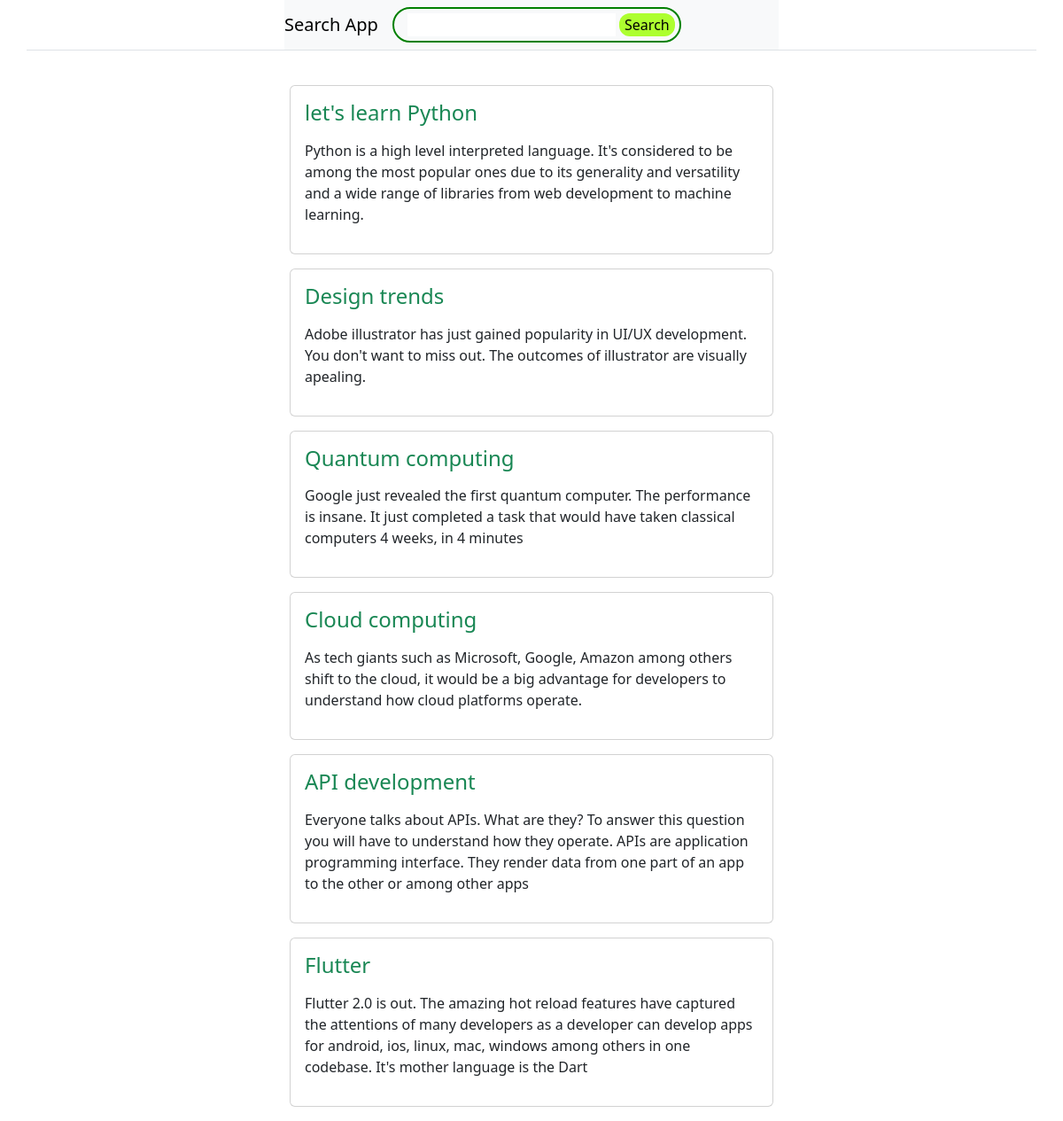
The page / on the database its author committed.
### core/models.py (models this page shows, shortened)
class Topic(models.Model):
    title = models.CharField(max_length=255)
    content = models.TextField()

### core/views.py (the view)
# urls.py: path('', views.home, name='home'),
def home(request):
    search = request.GET.get('search', '')
    if search:
        all_topics = Topic.objects.all()
        search_terms = search.split(' ')
        filtered_set = set()
        for term in search_terms:
            if term:
                filtered_set.update(all_topics.filter(Q(title__icontains=term) | Q(content__icontains=term)))
        filtered_list = list(filtered_set)
    else:
        search = ""
        filtered_list = Topic.objects.all()
    context = {
        'search': search,
        'title': 'Home',
        'topics': filtered_list,
    }
    return render(request, 'core/home.html', context)

### core/templates/core/home.html
{% extends 'core/core.html' %}
{% block content %}
  <div class="container mt-5">
    <div class="row mt-5 pt-5">
      <div class="col-md-6 offset-md-3">
        {% for topic in topics %}
        <div class="card mb-3">
          <div class="card-body">
            <h4 class="text-success">{{ topic.title }}</h4>
            <p class="mt-3">{{ topic.content }}</p>
          </div>
        </div>
        {% empty %}
        <p class="alert alert-info">No topic available.</p>
        {% endfor %}
      </div>
    </div>
  </div>
{% endblock %}

### core/templates/core/core.html (shortened to what this page needs)
<!DOCTYPE html>
<html lang="en">
  <head>
    {% load static %}
    <link
      rel="stylesheet"
      href="https://cdnjs.cloudflare.com/ajax/libs/bootstrap/5.3.2/css/bootstrap.min.css"
    />
    <link rel="stylesheet" href="{% static 'styles.css' %}">
  </head>
  <body>
    <div class="container border-bottom mb-3 fixed-top">
      <nav class="navbar navbar-light bg-light navbar-expand-lg col-md-6 offset-md-3">
        <a href="{% url 'home' %}" class="navbar-brand">Search App</a>
        <div class="search_box">
          <form id="search-form" method="get">
              <input type="text" name="search" id="search" value="{{ search }}">
              <button type="submit" class="submit" id="submit">Search</button>
          </form>
      </div>
      </nav>
    </div>
    {% block content %} {% endblock %}
  </body>
</html>

### core/static/styles.css (style rules this page uses)
.search_box { border: 2px solid green; box-sizing: border-box; padding-top: 5px; padding-bottom: 5px; padding-left: 15px; padding-right: 5px; border-radius: 20px; }
.search_box .submit { border-radius: 12px; background-color: greenyellow; border: none; }
.search_box #search { border:none; outline: none; }

### rows shown on the page
Topic: title "let's learn Python", content "Python is a high level interpreted language. It's considered to be among the most popular ones due to its generality and versatility and a wide range of libraries from web development to machine learning."
Topic: title "Design trends", content "Adobe illustrator has just gained popularity in UI/UX development. You don't want to miss out. The outcomes of illustrator are visually apealing."
Topic: title "Quantum computing", content "Google just revealed the first quantum computer. The performance is insane. It just completed a task that would have taken classical computers 4 weeks, in 4 minutes"
Topic: title "Cloud computing", content "As tech giants such as Microsoft, Google, Amazon among others shift to the cloud, it would be a big advantage for developers to understand how cloud platforms operate."
Topic: title "API development", content "Everyone talks about APIs. What are they? To answer this question you will have to understand how they operate. APIs are application programming interface. They render data from one part of an app to the other or among other apps"
Topic: title "Flutter", content "Flutter 2.0 is out. The amazing hot reload features have captured the attentions of many developers as a developer can develop apps for android, ios, linux, mac, windows among others in one codebase. It's mother language is the Dart"
